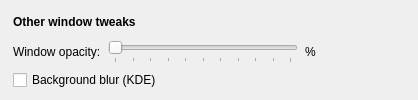
                <widget class="QWidget" name="windowTweaksGroup" native="true">
                 <property name="accessibleName">
                  <string notr="true">SGroup</string>
                 </property>
                 <layout class="QVBoxLayout" name="verticalLayout_39">
                  <property name="spacing">
                   <number>7</number>
                  </property>
                  <property name="leftMargin">
                   <number>13</number>
                  </property>
                  <property name="topMargin">
                   <number>10</number>
                  </property>
                  <property name="rightMargin">
                   <number>13</number>
                  </property>
                  <property name="bottomMargin">
                   <number>10</number>
                  </property>
                  <item>
                   <widget class="QLabel" name="label_38">
                    <property name="font">
                     <font>
                      <weight>75</weight>
                      <bold>true</bold>
                     </font>
                    </property>
                    <property name="frameShape">
                     <enum>QFrame::NoFrame</enum>
                    </property>
                    <property name="text">
                     <string>Other window tweaks</string>
                    </property>
                    <property name="alignment">
                     <set>Qt::AlignLeading|Qt::AlignLeft|Qt::AlignVCenter</set>
                    </property>
                   </widget>
                  </item>
                  <item>
                   <layout class="QHBoxLayout" name="horizontalLayout_14">
                    <property name="topMargin">
                     <number>0</number>
                    </property>
                    <item>
                     <widget class="QLabel" name="label_5">
                      <property name="text">
                       <string>Window opacity:</string>
                      </property>
                     </widget>
                    </item>
                    <item>
                     <widget class="QSlider" name="bgOpacitySlider">
                      <property name="sizePolicy">
                       <sizepolicy hsizetype="Preferred" vsizetype="Preferred">
                        <horstretch>0</horstretch>
                        <verstretch>0</verstretch>
                       </sizepolicy>
                      </property>
                      <property name="minimumSize">
                       <size>
                        <width>190</width>
                        <height>10</height>
                       </size>
                      </property>
                      <property name="maximum">
                       <number>100</number>
                      </property>
                      <property name="orientation">
                       <enum>Qt::Horizontal</enum>
                      </property>
                      <property name="tickPosition">
                       <enum>QSlider::TicksBelow</enum>
                      </property>
                      <property name="tickInterval">
                       <number>10</number>
                      </property>
                     </widget>
                    </item>
                    <item>
                     <widget class="QLabel" name="bgOpacityPercentLabel">
                      <property name="sizePolicy">
                       <sizepolicy hsizetype="Fixed" vsizetype="Preferred">
                        <horstretch>0</horstretch>
                        <verstretch>0</verstretch>
                       </sizepolicy>
                      </property>
                      <property name="minimumSize">
                       <size>
                        <width>60</width>
                        <height>0</height>
                       </size>
                      </property>
                      <property name="maximumSize">
                       <size>
                        <width>60</width>
                        <height>16777215</height>
                       </size>
                      </property>
                      <property name="text">
                       <string>%</string>
                      </property>
                      <property name="alignment">
                       <set>Qt::AlignLeading|Qt::AlignLeft|Qt::AlignVCenter</set>
                      </property>
                     </widget>
                    </item>
                    <item>
                     <spacer name="horizontalSpacer_14">
                      <property name="orientation">
                       <enum>Qt::Horizontal</enum>
                      </property>
                      <property name="sizeHint" stdset="0">
                       <size>
                        <width>40</width>
                        <height>20</height>
                       </size>
                      </property>
                     </spacer>
                    </item>
                   </layout>
                  </item>
                  <item>
                   <widget class="QCheckBox" name="blurBackgroundCheckBox">
                    <property name="text">
                     <string>Background blur (KDE)</string>
                    </property>
                   </widget>
                  </item>
                 </layout>
                </widget>
